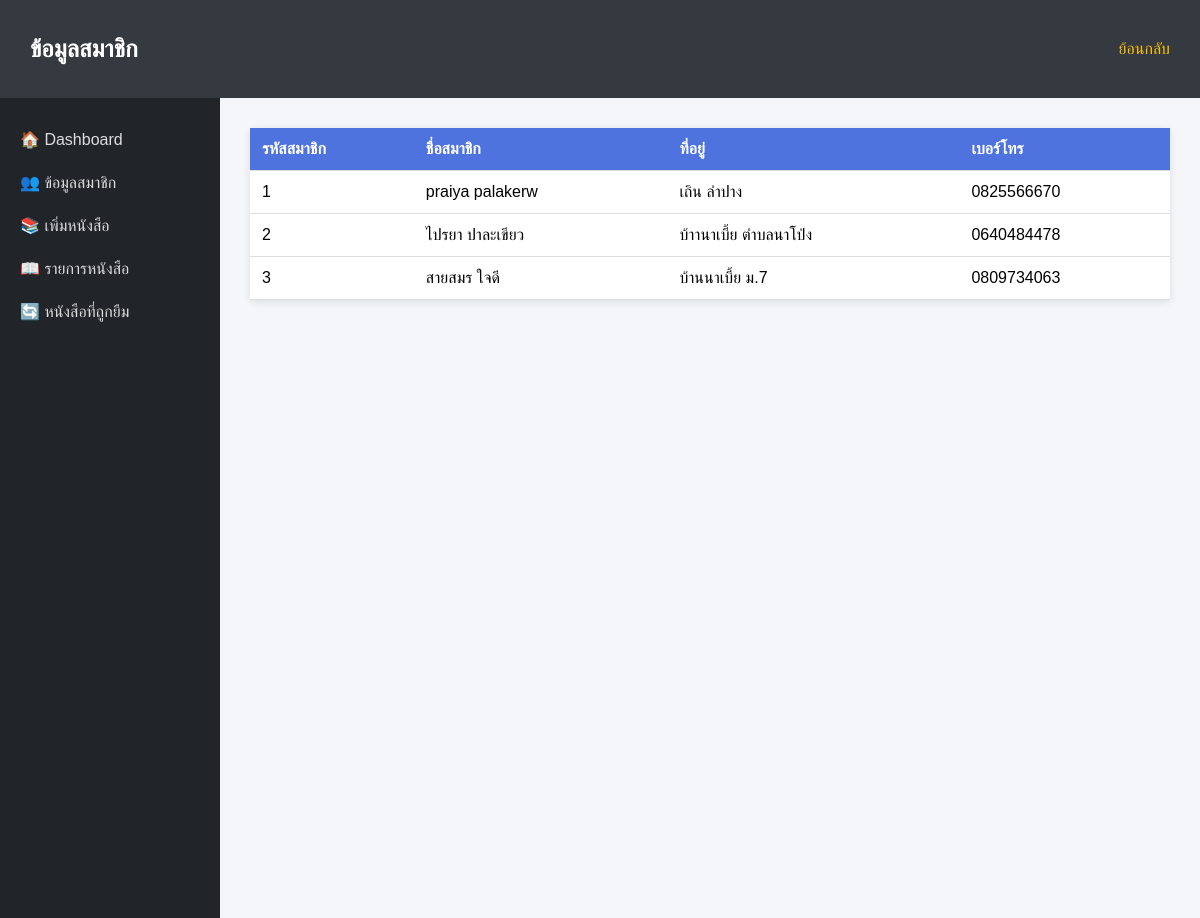
Page /admin/members.php (signed in) on the committed database.
### tables this page shows
CREATE TABLE `member` (
  `member_id` int(11) NOT NULL,
  `name` varchar(100) NOT NULL,
  `phone` varchar(20) DEFAULT NULL,
  `address` varchar(255) DEFAULT NULL,
  `password` varchar(225) NOT NULL
);

### admin/members.php (the view, shortened to what this page needs)
<?php
$conn = new mysqli("localhost", "root", "", "ecommercettt");
?>
<!DOCTYPE html>
<html lang="th">
<head>
</head>
<body>
    <div class="header">
        <h2>ข้อมูลสมาชิก</h2>
        <a href="dashboard.php">ย้อนกลับ</a>
    </div>
    <div class="container">
        <div class="sidebar">
            <a href="dashboard.php">🏠 Dashboard</a>
            <a href="members.php">👥 ข้อมูลสมาชิก</a>
            <a href="add_book.php">📚 เพิ่มหนังสือ</a>
            <a href="books.php">📖 รายการหนังสือ</a>
            <a href="borrowed.php">🔄 หนังสือที่ถูกยืม</a>
        </div>
        <div class="content">
            <table>
                <tr>
                    <th>รหัสสมาชิก</th>
                    <th>ชื่อสมาชิก</th>
                    <th>ที่อยู่</th>
                    <th>เบอร์โทร</th>
                </tr>
                <?php
                $sql = "SELECT * FROM member";
                $result = $conn->query($sql);
                if ($result->num_rows > 0) {
                    while ($row = $result->fetch_assoc()) {
                        echo "<tr>
                                <td>{$row['member_id']}</td>
                                <td>{$row['name']}</td>
                                <td>{$row['address']}</td>
                                <td>{$row['phone']}</td>
                              </tr>";
                    }
                } else {
                    echo "<tr><td colspan='4'>ไม่พบข้อมูลสมาชิก</td></tr>";
                }
                ?>
            </table>
        </div>
    </div>
</body>
</html>

### admin/members.php (style rules this page uses)
body { margin: 0; font-family: Arial, sans-serif; background: #f4f6f9; }
.header { background: #343a40; color: white; padding: 15px 30px; display: flex; justify-content: space-between; align-items: center; }
.header a { color: #ffc107; text-decoration: none; }
.container { display: flex; }
.sidebar { width: 220px; background: #212529; min-height: 100vh; padding-top: 20px; }
.sidebar a { display: block; color: #ddd; padding: 12px 20px; text-decoration: none; }
.content { flex: 1; padding: 30px; }
table { width: 100%; border-collapse: collapse; background: white; box-shadow: 0 2px 8px rgba(0,0,0,0.1); }
th, td { padding: 12px; border-bottom: 1px solid #ddd; text-align: left; }
th { background: #4e73df; color: white; }

### rows in the picture
member: member_id "1", name "praiya palakerw", address "เถิน ลำปาง", phone "0825566670"
member: member_id "2", name "ไปรยา ปาละเขียว", address "บ้าานาเบี้ย ตำบลนาโป่ง", phone "0640484478"
member: member_id "3", name "สายสมร ใจดี", address "บ้านนาเบี้ย ม.7", phone "0809734063"
